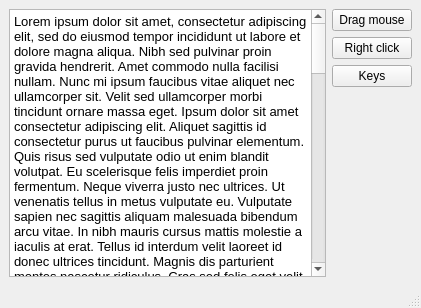
<?xml version="1.0" encoding="UTF-8"?>
<ui version="4.0">
 <class>MainWindow</class>
 <widget class="QMainWindow" name="MainWindow">
  <property name="geometry">
   <rect>
    <x>0</x>
    <y>0</y>
    <width>421</width>
    <height>308</height>
   </rect>
  </property>
  <property name="windowTitle">
   <string>MainWindow</string>
  </property>
  <widget class="QWidget" name="centralwidget">
   <layout class="QHBoxLayout" name="horizontalLayout">
    <item>
     <widget class="QTextEdit" name="textEdit">
      <property name="tabChangesFocus">
       <bool>true</bool>
      </property>
      <property name="html">
       <string>&lt;!DOCTYPE HTML PUBLIC &quot;-//W3C//DTD HTML 4.0//EN&quot; &quot;http://www.w3.org/TR/REC-html40/strict.dtd&quot;&gt;
&lt;html&gt;&lt;head&gt;&lt;meta name=&quot;qrichtext&quot; content=&quot;1&quot; /&gt;&lt;style type=&quot;text/css&quot;&gt;
p, li { white-space: pre-wrap; }
&lt;/style&gt;&lt;/head&gt;&lt;body style=&quot; font-family:'MS Shell Dlg 2'; font-size:7.8pt; font-weight:400; font-style:normal;&quot;&gt;
&lt;p style=&quot; margin-top:0px; margin-bottom:0px; margin-left:0px; margin-right:0px; -qt-block-indent:0; text-indent:0px;&quot;&gt;&lt;span style=&quot; font-family:'Noto Sans'; font-size:10pt;&quot;&gt;Lorem ipsum dolor sit amet, consectetur adipiscing elit, sed do eiusmod tempor incididunt ut labore et dolore magna aliqua. Nibh sed pulvinar proin gravida hendrerit. Amet commodo nulla facilisi nullam. Nunc mi ipsum faucibus vitae aliquet nec ullamcorper sit. Velit sed ullamcorper morbi tincidunt ornare massa eget. Ipsum dolor sit amet consectetur adipiscing elit. Aliquet sagittis id consectetur purus ut faucibus pulvinar elementum. Quis risus sed vulputate odio ut enim blandit volutpat. Eu scelerisque felis imperdiet proin fermentum. Neque viverra justo nec ultrices. Ut venenatis tellus in metus vulputate eu. Vulputate sapien nec sagittis aliquam malesuada bibendum arcu vitae. In nibh mauris cursus mattis molestie a iaculis at erat. Tellus id interdum velit laoreet id donec ultrices tincidunt. Magnis dis parturient montes nascetur ridiculus. Cras sed felis eget velit aliquet sagittis id.&lt;/span&gt;&lt;/p&gt;
&lt;p style=&quot;-qt-paragraph-type:empty; margin-top:0px; margin-bottom:0px; margin-left:0px; margin-right:0px; -qt-block-indent:0; text-indent:0px; font-family:'Noto Sans'; font-size:10pt;&quot;&gt;&lt;br /&gt;&lt;/p&gt;
&lt;p style=&quot; margin-top:0px; margin-bottom:0px; margin-left:0px; margin-right:0px; -qt-block-indent:0; text-indent:0px;&quot;&gt;&lt;span style=&quot; font-family:'Noto Sans'; font-size:10pt;&quot;&gt;Ullamcorper morbi tincidunt ornare massa eget. Felis bibendum ut tristique et egestas quis. Eget velit aliquet sagittis id consectetur purus. Sed enim ut sem viverra aliquet eget sit amet. Ipsum consequat nisl vel pretium lectus. Condimentum id venenatis a condimentum vitae sapien pellentesque habitant morbi. Morbi tincidunt ornare massa eget. Viverra justo nec ultrices dui sapien eget mi proin sed. Duis ultricies lacus sed turpis tincidunt id aliquet risus. Duis ultricies lacus sed turpis tincidunt.&lt;/span&gt;&lt;/p&gt;
&lt;p style=&quot;-qt-paragraph-type:empty; margin-top:0px; margin-bottom:0px; margin-left:0px; margin-right:0px; -qt-block-indent:0; text-indent:0px; font-family:'Noto Sans'; font-size:10pt;&quot;&gt;&lt;br /&gt;&lt;/p&gt;
&lt;p style=&quot; margin-top:0px; margin-bottom:0px; margin-left:0px; margin-right:0px; -qt-block-indent:0; text-indent:0px;&quot;&gt;&lt;span style=&quot; font-family:'Noto Sans'; font-size:10pt;&quot;&gt;Porttitor leo a diam sollicitudin tempor id eu nisl nunc. Sit amet purus gravida quis. Odio tempor orci dapibus ultrices in iaculis nunc. Tellus molestie nunc non blandit massa enim nec dui. Ante in nibh mauris cursus mattis molestie a iaculis at. Sit amet facilisis magna etiam tempor orci eu lobortis. At imperdiet dui accumsan sit amet nulla facilisi morbi. A lacus vestibulum sed arcu non odio euismod. Est ultricies integer quis auctor elit sed. Dignissim suspendisse in est ante in. Aliquet sagittis id consectetur purus ut faucibus pulvinar elementum integer. Morbi tristique senectus et netus et malesuada fames. Ornare quam viverra orci sagittis eu volutpat. Eu facilisis sed odio morbi quis commodo. Praesent elementum facilisis leo vel fringilla est ullamcorper. Elementum facilisis leo vel fringilla est ullamcorper eget. A arcu cursus vitae congue mauris rhoncus. At ultrices mi tempus imperdiet nulla malesuada pellentesque. Enim facilisis gravida neque convallis a cras.&lt;/span&gt;&lt;/p&gt;
&lt;p style=&quot;-qt-paragraph-type:empty; margin-top:0px; margin-bottom:0px; margin-left:0px; margin-right:0px; -qt-block-indent:0; text-indent:0px; font-family:'Noto Sans'; font-size:10pt;&quot;&gt;&lt;br /&gt;&lt;/p&gt;
&lt;p style=&quot; margin-top:0px; margin-bottom:0px; margin-left:0px; margin-right:0px; -qt-block-indent:0; text-indent:0px;&quot;&gt;&lt;span style=&quot; font-family:'Noto Sans'; font-size:10pt;&quot;&gt;Consectetur adipiscing elit duis tristique sollicitudin nibh. Diam quis enim lobortis scelerisque fermentum dui. Tellus in metus vulputate eu scelerisque felis imperdiet proin fermentum. Maecenas ultricies mi eget mauris. Sed augue lacus viverra vitae congue eu consequat. Non odio euismod lacinia at quis risus sed. Volutpat odio facilisis mauris sit amet massa vitae tortor condimentum. Lectus mauris ultrices eros in cursus turpis massa. Blandit massa enim nec dui nunc mattis enim ut tellus. At lectus urna duis convallis convallis. Sit amet nulla facilisi morbi tempus iaculis urna. Aliquet eget sit amet tellus cras adipiscing enim. Ac orci phasellus egestas tellus rutrum tellus pellentesque. Nunc sed blandit libero volutpat sed cras. Vulputate mi sit amet mauris. Ridiculus mus mauris vitae ultricies leo integer malesuada. Aliquet eget sit amet tellus. Ut diam quam nulla porttitor massa id neque. Pharetra pharetra massa massa ultricies mi quis.&lt;/span&gt;&lt;/p&gt;
&lt;p style=&quot;-qt-paragraph-type:empty; margin-top:0px; margin-bottom:0px; margin-left:0px; margin-right:0px; -qt-block-indent:0; text-indent:0px; font-family:'Noto Sans'; font-size:10pt;&quot;&gt;&lt;br /&gt;&lt;/p&gt;
&lt;p style=&quot; margin-top:0px; margin-bottom:0px; margin-left:0px; margin-right:0px; -qt-block-indent:0; text-indent:0px;&quot;&gt;&lt;span style=&quot; font-family:'Noto Sans'; font-size:10pt;&quot;&gt;Condimentum lacinia quis vel eros donec ac. Mauris rhoncus aenean vel elit scelerisque. Leo vel orci porta non pulvinar neque laoreet. Turpis in eu mi bibendum. In dictum non consectetur a erat nam at. Urna nec tincidunt praesent semper feugiat nibh sed pulvinar. Vitae purus faucibus ornare suspendisse sed. Suspendisse sed nisi lacus sed viverra tellus in. Eget dolor morbi non arcu. Quis eleifend quam adipiscing vitae proin sagittis nisl rhoncus mattis. Risus viverra adipiscing at in tellus integer feugiat scelerisque.&lt;/span&gt;&lt;/p&gt;&lt;/body&gt;&lt;/html&gt;</string>
      </property>
     </widget>
    </item>
    <item>
     <layout class="QVBoxLayout" name="verticalLayout">
      <item>
       <widget class="QPushButton" name="pushButtonDragMouse">
        <property name="text">
         <string>Drag mouse</string>
        </property>
       </widget>
      </item>
      <item>
       <widget class="QPushButton" name="pushButtonRightClick">
        <property name="text">
         <string>Right click</string>
        </property>
       </widget>
      </item>
      <item>
       <widget class="QPushButton" name="pushButtonKeys">
        <property name="text">
         <string>Keys</string>
        </property>
       </widget>
      </item>
      <item>
       <spacer name="verticalSpacer">
        <property name="orientation">
         <enum>Qt::Vertical</enum>
        </property>
        <property name="sizeHint" stdset="0">
         <size>
          <width>20</width>
          <height>40</height>
         </size>
        </property>
       </spacer>
      </item>
     </layout>
    </item>
   </layout>
  </widget>
  <widget class="QMenuBar" name="menubar">
   <property name="geometry">
    <rect>
     <x>0</x>
     <y>0</y>
     <width>421</width>
     <height>26</height>
    </rect>
   </property>
  </widget>
  <widget class="QStatusBar" name="statusbar"/>
 </widget>
 <resources/>
 <connections/>
</ui>
